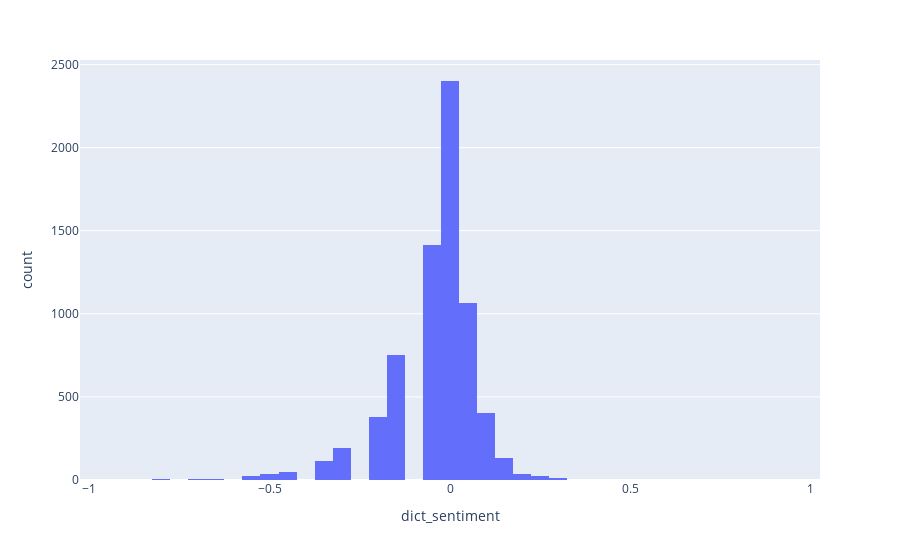

The notebook cell this image was saved under:
### Code cell
fig = px.histogram(nyt, x="dict_sentiment")
fig.show()

### Figure 1 — Plotly figure (JSON) as saved in the notebook; plotly's stock layout.template omitted (floating-point values rounded to 4 significant figures; data arrays with more than 128 entries replaced by an {"elided": "..."} marker saying what was removed)
{"data": [{"alignmentgroup": "True", "bingroup": "x", "hovertemplate": "dict_sentiment=%{x}<br>count=%{y}<extra></extra>", "legendgroup": "", "marker": {"color": "#636efa"}, "name": "", "offsetgroup": "", "orientation": "v", "showlegend": false, "type": "histogram", "x": {"elided": "7073 float values"}, "xaxis": "x", "yaxis": "y"}], "layout": {"barmode": "relative", "legend": {"tracegroupgap": 0}, "margin": {"t": 60}, "xaxis": {"anchor": "y", "domain": [0, 1], "title": {"text": "dict_sentiment"}}, "yaxis": {"anchor": "x", "domain": [0, 1], "title": {"text": "count"}}}}
